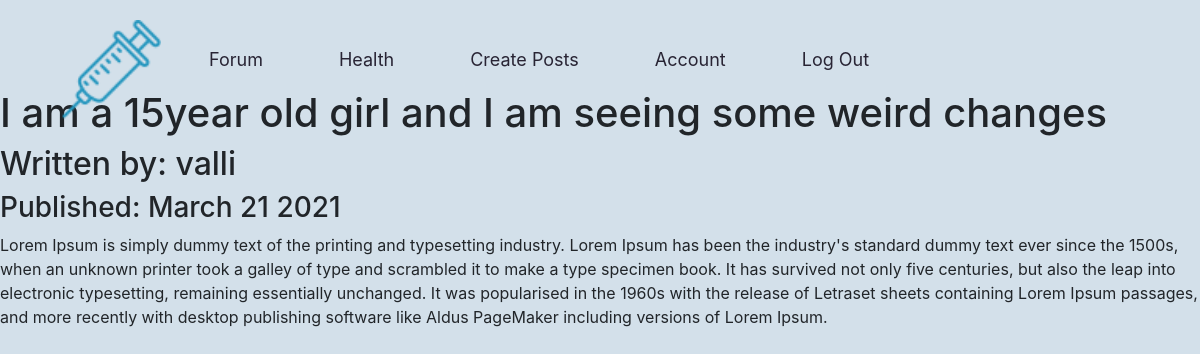
The app's page /9 (signed in) with its own data.
### Blog/models.py (models this page shows, shortened)
class BlogPost(db.Model):
	users = db.relationship(User)
	id = db.Column(db.Integer,primary_key = True)
	user_id = db.Column(db.Integer,db.ForeignKey('users.id'),nullable = False)
	date = db.Column(db.DateTime,nullable = False,default = datetime.utcnow)
	title = db.Column(db.String(140),nullable = False)
	text = db.Column(db.Text,nullable = False)
	def __repr__(self):
		return f"Post Date : {self.date}------Post ID : {self.id}--------Title : {self.title}"

class User(db.Model,UserMixin):
	__tablename__ = 'users'
	id = db.Column(db.Integer,primary_key = True)
	profile_image = db.Column(db.String(20),nullable = False,default = 'default.jpg')
	email = db.Column(db.String(64),unique = True,index = True)
	username = db.Column(db.String(64),unique = True,index = True)
	password_hash = db.Column(db.String(128))
	posts = relationship('BlogPost',backref = '')

### Blog/users/views.py (the view)
@users.route('/<username>')
def user_posts(username):
	page = request.args.get('page',1,type = int)
	user = User.query.filter_by(username = username).first_or_404()
	blog_posts = BlogPost.query.filter_by(author = user).order_by(BlogPost.date.desc()).paginate(page=page,per_page = 5)
	return render_template('user_blog_posts.html',blog_posts = blog_posts,user = user)

### Blog/blog_posts/views.py (called while the page is built)
@blog_posts.route('/<int:blog_post_id>')
def blog_post(blog_post_id):
	blog_post = BlogPost.query.get_or_404(blog_post_id)
	print(f"One blog post is {blog_post}")
	author = User.query.get(blog_post.user_id)
	access = False
	if author.username == current_user.username:
		access = True
	else:
		access = False
	print(f"Cureent user is {current_user.username}")
	print(f"pOST's author is {author.username}")
	return render_template('blog_post.html',title = blog_post.title,date = blog_post.date,post = blog_post,author = author,access = access)

### Blog/models.py (called while the page is built)
@login_manager.user_loader
def load_user(user_id):
	return User.query.get(user_id)

### Blog/templates/blog_post.html (shortened to what this page needs)
{% extends 'base.html' %}
{% block content %}
<h1>{{title}}</h1>
<h2>Written by: {{author.username}}</h2>
<h3>Published: {{date.strftime('%B %d %Y')}}</h3>
<p>{{post.text}}</p>
{% endblock %}

### Blog/static/styles.css (style rules this page uses)
* { margin: 0; padding: 0; box-sizing: border-box; }

### records on screen
BlogPost: title "I am a 15year old girl and I am seeing some weird changes", strftime "March 21 2021", text "Lorem Ipsum is simply dummy text of the printing and typesetting industry. Lorem Ipsum has been the industry's standard dummy text ever since the 1500s, when an unknown printer took a galley of type and scrambled it to make a type specimen book. It has survived not only five centuries, but also the leap into electronic typesetting, remaining essentially unchanged. It was popularised in the 1960s with the release of Letraset sheets containing Lorem Ipsum passages, and more recently with desktop publishing software like Aldus PageMaker including versions of Lorem Ipsum."
User: username "valli"
